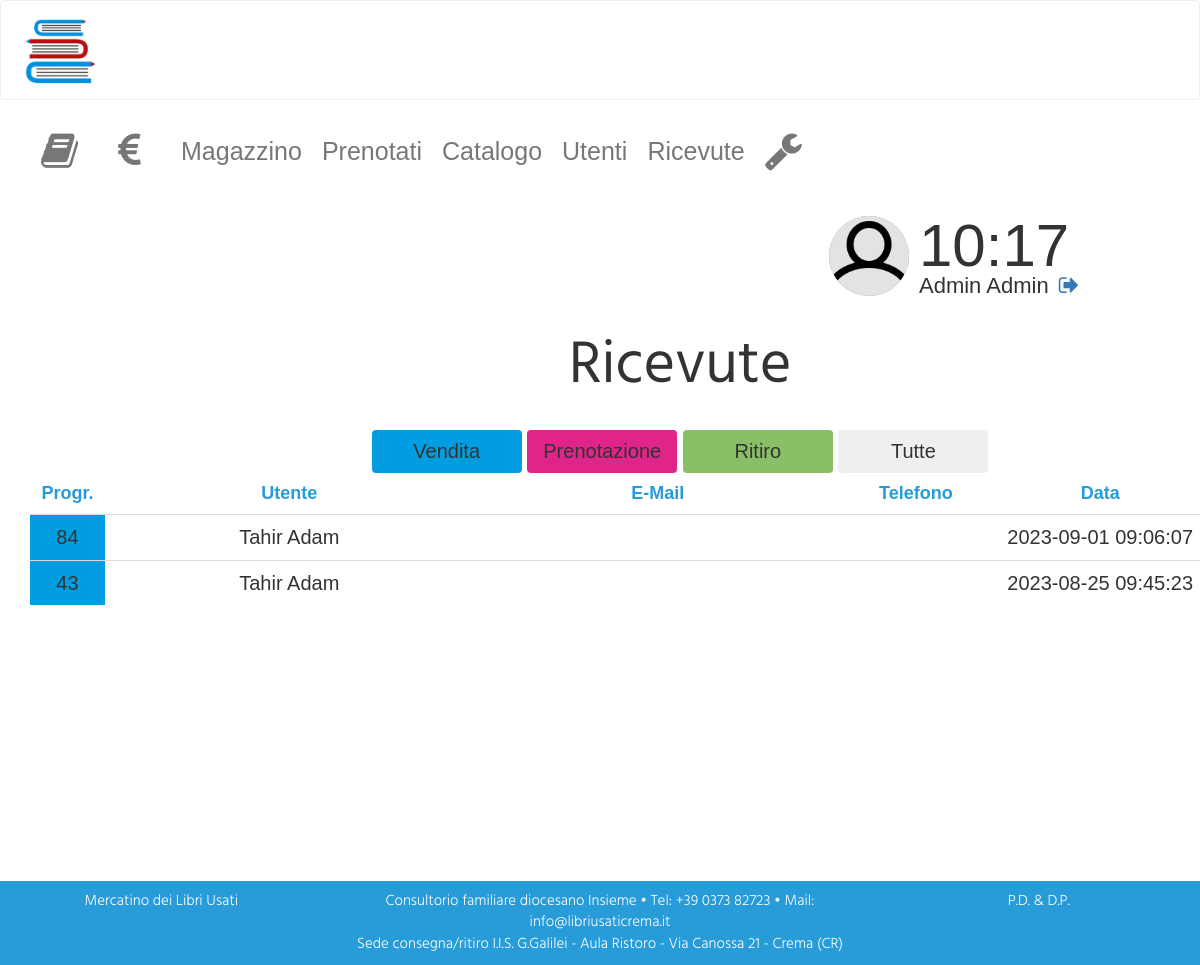
The page /sito/gestionale/ricevute.php?ID=1460 (signed in) on the database its author committed.
### tables this page shows
CREATE TABLE `utenti` (
  `ID` int(11) NOT NULL,
  `nome` text NOT NULL,
  `cognome` text NOT NULL,
  `telefono` text NOT NULL,
  `mail` text NOT NULL,
  `scuola` text NOT NULL,
  `ID_registro` int(11) NOT NULL,
  `data` datetime NOT NULL
);

CREATE TABLE `vendita` (
  `ID` int(11) NOT NULL,
  `ID_registro` int(11) NOT NULL,
  `ID_utente` int(11) NOT NULL,
  `data` datetime NOT NULL,
  `ID_coupon` text DEFAULT NULL,
  `stato` text DEFAULT NULL,
  `IdAnno` int(11) NOT NULL
);

### sito/gestionale/fx/session.php (called while the page is built, shortened)
<?php
    if(empty($_SESSION['nickname']) || $_SESSION['privilegi']<2){
		session_start();
		session_unset();
		session_destroy();
		header("location: index.php");
		exit();
	}
	else{
		$nickname=$_SESSION['nickname'];
		include "../lib/funzioni.php";
		$query = "SELECT u.ID, u.nome, u.cognome FROM utenti as u INNER JOIN users as us ON u.ID=us.ID_utenti WHERE us.nickname='$nickname'";
		$mysqli->real_query( $query );
		$res = $mysqli->use_result()->fetch_assoc();
		$nome=$res['nome'];
		$cognome=$res['cognome'];
		$privilegi=$_SESSION['privilegi'];
		$img=strtolower("../imgs/users/".$nome.$cognome.".jpg");
		if(!file_exists($img)) $img="imgs/user.jpg";
	}
?>

### sito/gestionale/ricevute.php (the view, shortened to what this page needs)
<?php include "fx/session.php"; ?>
<!DOCTYPE html PUBLIC "-//W3C//DTD XHTML 1.1//EN" "http://www.w3.org/TR/xhtml11/DTD/xhtml11.dtd">
<html xmlns="http://www.w3.org/1999/xhtml" xml:lang="it">
<?php include "elements/head.php"; ?>
<body>
	<?php include "elements/navbar.php"; ?>
	<div class="container-fluid box">
		<div id="ricevute" class="container corpo">
			<h1>Ricevute</h1>
			<div class="text-center">
				<button class="btn ricevute r-vendita" style="background-color:#009ee0; width:150px">Vendita</button>
				<button class="btn ricevute r-prenotazione" style="background-color:#df2589; width:150px">Prenotazione</button>
				<button class="btn ricevute r-ritiro" style="background-color:#88bf67; width:150px">Ritiro</button>
				<button class="btn ricevute r-vendita r-ritiro r-prenotazione" style="width:150px">Tutte</button>
			</div>
			<table class="table" id="tabRicevute">
				<thead id="head">
					<td style="width:4%">Progr.</td>
					<td style="width:25%">Utente</td>
					<td style="width:25%">E-Mail</td>
					<td style="width:10%">Telefono</td>
					<td style="width:15%">Data</td>
				</thead>
				<tbody>
	<?php
		if (isset($_GET['ID'])) {
			$u_ID=$_GET['ID']; $whereutente = "and o.ID_utente=$u_ID ";
		}
		else $whereutente = "";
					$ricevute = array( 'vendita', 'prenotazione','ritiro' );
					for ( $i = 0; $i < count( $ricevute ); $i++ ) {
						$campi = "o.ID, o.IdAnno, u.nome, u.cognome, u.telefono, u.mail, o.data, o.stato, o.ID_utente";
						if($ricevute[$i]=="prenotazione") $campi = "o.ID, o.IdAnno, u.nome, u.cognome, u.telefono, u.mail, o.data, o.stato, o.caparra, o.ID_utente";
						$query = "SELECT $campi FROM " . $ricevute[ $i ] . " AS o INNER JOIN utenti AS u ON o.ID_utente = u.ID where year(o.data)=".getAnno()." $whereutente ORDER BY o.ID DESC";
						$mysqli->real_query( $query );
						$res = $mysqli->use_result();
						while ( $row = $res->fetch_assoc() ) {
							echo "\t\t\t<tr class=\"$ricevute[$i]\">\n";
							echo "\t\t\t\t<td>" . $row[ 'IdAnno' ] . "</td>\n";
							echo "\t\t\t\t<td>" . $row[ 'nome' ] . " " . $row[ 'cognome' ] . "</td>\n";
							echo "\t\t\t\t<td>" . $row[ 'mail' ] . "</td>\n";
							echo "\t\t\t\t<td>" . $row[ 'telefono' ] . "</td>\n";
							echo "\t\t\t\t<td>" . $row[ 'data' ] . "</td>\n";
							echo "\t\t\t</tr>\n";
?>
					<?php
						}
					}
					?>
				</tbody>
			</table>
		</div>
	</div>
	<?php include "elements/footer.php"; ?>
</body>
</html>

### sito/gestionale/elements/navbar.php (shortened to what this page needs)
<nav class="navbar navbar-default">
  <div class="container-fluid">
	<div class="navbar-header">
	  <a class="navbar-brand logo" href="dashboard.php"><h1><img src="imgs/logo.png" title="Staisullibro"></h1></a>
	</div>
	<div class="collapse navbar-collapse navbar-right" id="bs-example-navbar-collapse-1">
	  <ul class="nav navbar-nav">
		<li><a href="ritiro.php" title="Ritiro"><i class="fa fa-book" aria-hidden="true"></i></a></li>
		<li><a href="vendita.php" title="Vendita"><i class="fa fa-euro" aria-hidden="true"></i></a></li>
		<li><a href="magazzino.php">Magazzino</a></li>
		<li><a href="prenotati.php">Prenotati</a></li>
		<li><a href="catalogo.php">Catalogo</a></li>
		<li><a href="utenti.php">Utenti</a></li>
		<li><a href="ricevute.php">Ricevute</a></li>
<?php if ($privilegi==3) {?>
		<li><a href="utility.php" title="Utility"><i class="fa fa-wrench" aria-hidden="true"></i></a></li>
<?php }; ?>
	  </ul>
	  <div class="utente hidden-xs">
		<div class="img"><img src="<?php echo $img; ?>"></div>
		<div class="dx">
		  <div class="orologio"></div>
		  <p><?php echo $nome." ".$cognome; ?><a href="fx/logout.php"><i class="fa fa-sign-out" aria-hidden="true"></i></a></p>
		</div>
	  </div>
	</div>
  </div>
</nav>

### sito/gestionale/style/style.css (style rules this page uses)
html { height: 100%; overflow-y: hidden; }
html body { height: 100%; }
h1 { font-family: "Hind"; font-size: 60px; text-align: center; margin-bottom: 30px; }
.table thead > tr > th, .table tbody > tr > th, .table tfoot > tr > th, .table thead > tr > td, .table tbody > tr > td, .table tfoot > tr > td { padding: 8px; line-height: 1.428571429; vertical-align: top; border-top: 1px solid #dddddd; text-align: center; overflow: hidden; text-overflow: ellipsis; white-space: nowrap; max-width: 100px; }
thead, table #head { color: #279cd8; font-weight: bold; font-size: 18px; }
.navbar { height: 100px !important; min-height: 100px; font-size: 28px; margin-bottom: 0 !important; }
.navbar .nav li a { padding: 0 10px; line-height: 100px; font-weight: 300; font-size: 25px; }
.navbar .nav li a i { height: 100px; font-size: 40px; line-height: 100px; margin-right: 20px; }
.navbar .logo { line-height: 100px; padding: 0; height: 100px; }
.navbar .logo h1 { margin: 0 !important; }
.navbar .logo img { height: 80px; margin-top: 10px; margin-left: 20px; }
.navbar .utente { float: right; height: 100px; width: 350px; margin-left: 20px; }
.navbar .utente img { float: left; height: 80px; width: 80px; background-color: grey; border-radius: 40px; margin: 10px; border: 0; }
.navbar .utente .dx { float: left; }
.navbar .utente .dx .orologio { height: 65px; line-height: 80px; font-size: 60px; }
.navbar .utente .dx p { margin-bottom: 0; height: 35px; line-height: 30px; font-size: 22px; }
.navbar .utente .dx p a { margin-left: 10px; }
.box { overflow-y: scroll; overflow-x: hidden; width: 100%; height: calc(100% - 141px); position: relative; margin-bottom: 100px; }
#ricevute #tabRicevute tbody .vendita td:first-child { background-color: #009ee0; }

### rows shown on the page
utenti: nome "Admin", cognome "Admin"
vendita: IdAnno "84", utenti.nome "Tahir", utenti.cognome "Adam", data "2023-09-01 09:06:07"
vendita: IdAnno "43", utenti.nome "Tahir", utenti.cognome "Adam", data "2023-08-25 09:45:23"

### other values the page prints
getMail() "info@libriusaticrema.it"
